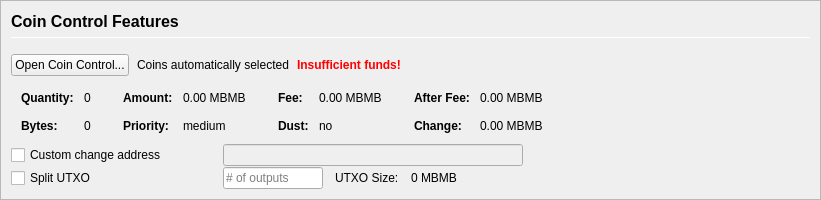
         <widget class="QFrame" name="frameCoinControl">
          <property name="sizePolicy">
           <sizepolicy hsizetype="Expanding" vsizetype="Expanding">
            <horstretch>0</horstretch>
            <verstretch>0</verstretch>
           </sizepolicy>
          </property>
          <property name="maximumSize">
           <size>
            <width>16777215</width>
            <height>16777215</height>
           </size>
          </property>
          <property name="frameShape">
           <enum>QFrame::StyledPanel</enum>
          </property>
          <property name="frameShadow">
           <enum>QFrame::Sunken</enum>
          </property>
          <layout class="QVBoxLayout" name="verticalLayoutCoinControl2">
           <property name="spacing">
            <number>0</number>
           </property>
           <property name="leftMargin">
            <number>0</number>
           </property>
           <property name="topMargin">
            <number>0</number>
           </property>
           <property name="rightMargin">
            <number>0</number>
           </property>
           <property name="bottomMargin">
            <number>0</number>
           </property>
           <item>
            <widget class="QFrame" name="frameCoinControl_BG">
             <layout class="QVBoxLayout" name="verticalLayoutCoinControl" stretch="0,0,0,0,0,0">
              <property name="spacing">
               <number>1</number>
              </property>
              <property name="leftMargin">
               <number>10</number>
              </property>
              <property name="topMargin">
               <number>10</number>
              </property>
              <item>
               <layout class="QHBoxLayout" name="horizontalLayoutCoinControl1">
                <property name="bottomMargin">
                 <number>15</number>
                </property>
                <item>
                 <layout class="QVBoxLayout" name="verticalLayout_3">
                  <property name="spacing">
                   <number>6</number>
                  </property>
                  <item>
                   <widget class="QLabel" name="labelCoinControlFeatures">
                    <property name="sizePolicy">
                     <sizepolicy hsizetype="Preferred" vsizetype="Maximum">
                      <horstretch>0</horstretch>
                      <verstretch>0</verstretch>
                     </sizepolicy>
                    </property>
                    <property name="minimumSize">
                     <size>
                      <width>0</width>
                      <height>20</height>
                     </size>
                    </property>
                    <property name="font">
                     <font>
                      <pointsize>12</pointsize>
                      <weight>75</weight>
                      <bold>true</bold>
                     </font>
                    </property>
                    <property name="styleSheet">
                     <string notr="true">font-weight:bold;</string>
                    </property>
                    <property name="text">
                     <string>Coin Control Features</string>
                    </property>
                   </widget>
                  </item>
                  <item>
                   <widget class="Line" name="line">
                    <property name="minimumSize">
                     <size>
                      <width>0</width>
                      <height>1</height>
                     </size>
                    </property>
                    <property name="maximumSize">
                     <size>
                      <width>16777215</width>
                      <height>1</height>
                     </size>
                    </property>
                    <property name="orientation">
                     <enum>Qt::Horizontal</enum>
                    </property>
                   </widget>
                  </item>
                 </layout>
                </item>
               </layout>
              </item>
              <item>
               <layout class="QHBoxLayout" name="horizontalLayoutCoinControl2" stretch="0,0,0,0">
                <property name="spacing">
                 <number>8</number>
                </property>
                <property name="bottomMargin">
                 <number>10</number>
                </property>
                <item>
                 <widget class="QPushButton" name="pushButtonCoinControl">
                  <property name="styleSheet">
                   <string notr="true"/>
                  </property>
                  <property name="text">
                   <string>Open Coin Control...</string>
                  </property>
                  <property name="autoDefault">
                   <bool>false</bool>
                  </property>
                 </widget>
                </item>
                <item>
                 <widget class="QLabel" name="labelCoinControlAutomaticallySelected">
                  <property name="text">
                   <string>Coins automatically selected</string>
                  </property>
                  <property name="margin">
                   <number>5</number>
                  </property>
                 </widget>
                </item>
                <item>
                 <widget class="QLabel" name="labelCoinControlInsuffFunds">
                  <property name="font">
                   <font>
                    <weight>75</weight>
                    <bold>true</bold>
                   </font>
                  </property>
                  <property name="styleSheet">
                   <string notr="true">color:red;font-weight:bold;</string>
                  </property>
                  <property name="text">
                   <string>Insufficient funds!</string>
                  </property>
                  <property name="margin">
                   <number>5</number>
                  </property>
                 </widget>
                </item>
                <item>
                 <spacer name="horizontalSpacerCoinControl">
                  <property name="orientation">
                   <enum>Qt::Horizontal</enum>
                  </property>
                  <property name="sizeHint" stdset="0">
                   <size>
                    <width>40</width>
                    <height>1</height>
                   </size>
                  </property>
                 </spacer>
                </item>
               </layout>
              </item>
              <item>
               <widget class="QWidget" name="widgetCoinControl" native="true">
                <property name="sizePolicy">
                 <sizepolicy hsizetype="Preferred" vsizetype="Preferred">
                  <horstretch>0</horstretch>
                  <verstretch>0</verstretch>
                 </sizepolicy>
                </property>
                <property name="minimumSize">
                 <size>
                  <width>0</width>
                  <height>0</height>
                 </size>
                </property>
                <property name="styleSheet">
                 <string notr="true"/>
                </property>
                <layout class="QHBoxLayout" name="horizontalLayoutCoinControl5">
                 <property name="leftMargin">
                  <number>0</number>
                 </property>
                 <property name="topMargin">
                  <number>0</number>
                 </property>
                 <property name="rightMargin">
                  <number>0</number>
                 </property>
                 <property name="bottomMargin">
                  <number>0</number>
                 </property>
                 <item>
                  <layout class="QHBoxLayout" name="horizontalLayoutCoinControl3" stretch="0,0,0,1">
                   <property name="spacing">
                    <number>20</number>
                   </property>
                   <property name="topMargin">
                    <number>0</number>
                   </property>
                   <property name="bottomMargin">
                    <number>10</number>
                   </property>
                   <item>
                    <layout class="QFormLayout" name="formLayoutCoinControl1">
                     <property name="horizontalSpacing">
                      <number>10</number>
                     </property>
                     <property name="verticalSpacing">
                      <number>14</number>
                     </property>
                     <property name="leftMargin">
                      <number>10</number>
                     </property>
                     <property name="topMargin">
                      <number>4</number>
                     </property>
                     <property name="rightMargin">
                      <number>6</number>
                     </property>
                     <item row="0" column="0">
                      <widget class="QLabel" name="labelCoinControlQuantityText">
                       <property name="font">
                        <font>
                         <weight>75</weight>
                         <bold>true</bold>
                        </font>
                       </property>
                       <property name="text">
                        <string>Quantity:</string>
                       </property>
                       <property name="margin">
                        <number>0</number>
                       </property>
                      </widget>
                     </item>
                     <item row="0" column="1">
                      <widget class="QLabel" name="labelCoinControlQuantity">
                       <property name="cursor">
                        <cursorShape>IBeamCursor</cursorShape>
                       </property>
                       <property name="contextMenuPolicy">
                        <enum>Qt::ActionsContextMenu</enum>
                       </property>
                       <property name="text">
                        <string notr="true">0</string>
                       </property>
                       <property name="margin">
                        <number>0</number>
                       </property>
                       <property name="textInteractionFlags">
                        <set>Qt::LinksAccessibleByMouse|Qt::TextSelectableByKeyboard|Qt::TextSelectableByMouse</set>
                       </property>
                      </widget>
                     </item>
                     <item row="1" column="0">
                      <widget class="QLabel" name="labelCoinControlBytesText">
                       <property name="font">
                        <font>
                         <weight>75</weight>
                         <bold>true</bold>
                        </font>
                       </property>
                       <property name="text">
                        <string>Bytes:</string>
                       </property>
                      </widget>
                     </item>
                     <item row="1" column="1">
                      <widget class="QLabel" name="labelCoinControlBytes">
                       <property name="cursor">
                        <cursorShape>IBeamCursor</cursorShape>
                       </property>
                       <property name="contextMenuPolicy">
                        <enum>Qt::ActionsContextMenu</enum>
                       </property>
                       <property name="text">
                        <string notr="true">0</string>
                       </property>
                       <property name="textInteractionFlags">
                        <set>Qt::LinksAccessibleByMouse|Qt::TextSelectableByKeyboard|Qt::TextSelectableByMouse</set>
                       </property>
                      </widget>
                     </item>
                    </layout>
                   </item>
                   <item>
                    <layout class="QFormLayout" name="formLayoutCoinControl2">
                     <property name="horizontalSpacing">
                      <number>10</number>
                     </property>
                     <property name="verticalSpacing">
                      <number>14</number>
                     </property>
                     <property name="leftMargin">
                      <number>6</number>
                     </property>
                     <property name="topMargin">
                      <number>4</number>
                     </property>
                     <property name="rightMargin">
                      <number>6</number>
                     </property>
                     <item row="0" column="0">
                      <widget class="QLabel" name="labelCoinControlAmountText">
                       <property name="font">
                        <font>
                         <weight>75</weight>
                         <bold>true</bold>
                        </font>
                       </property>
                       <property name="text">
                        <string>Amount:</string>
                       </property>
                       <property name="margin">
                        <number>0</number>
                       </property>
                      </widget>
                     </item>
                     <item row="0" column="1">
                      <widget class="QLabel" name="labelCoinControlAmount">
                       <property name="cursor">
                        <cursorShape>IBeamCursor</cursorShape>
                       </property>
                       <property name="contextMenuPolicy">
                        <enum>Qt::ActionsContextMenu</enum>
                       </property>
                       <property name="text">
                        <string notr="true">0.00 MBMB</string>
                       </property>
                       <property name="textInteractionFlags">
                        <set>Qt::LinksAccessibleByMouse|Qt::TextSelectableByKeyboard|Qt::TextSelectableByMouse</set>
                       </property>
                      </widget>
                     </item>
                     <item row="1" column="0">
                      <widget class="QLabel" name="labelCoinControlPriorityText">
                       <property name="font">
                        <font>
                         <weight>75</weight>
                         <bold>true</bold>
                        </font>
                       </property>
                       <property name="text">
                        <string>Priority:</string>
                       </property>
                      </widget>
                     </item>
                     <item row="1" column="1">
                      <widget class="QLabel" name="labelCoinControlPriority">
                       <property name="cursor">
                        <cursorShape>IBeamCursor</cursorShape>
                       </property>
                       <property name="contextMenuPolicy">
                        <enum>Qt::ActionsContextMenu</enum>
                       </property>
                       <property name="text">
                        <string>medium</string>
                       </property>
                       <property name="textInteractionFlags">
                        <set>Qt::LinksAccessibleByMouse|Qt::TextSelectableByKeyboard|Qt::TextSelectableByMouse</set>
                       </property>
                      </widget>
                     </item>
                    </layout>
                   </item>
                   <item>
                    <layout class="QFormLayout" name="formLayoutCoinControl3">
                     <property name="horizontalSpacing">
                      <number>10</number>
                     </property>
                     <property name="verticalSpacing">
                      <number>14</number>
                     </property>
                     <property name="leftMargin">
                      <number>6</number>
                     </property>
                     <property name="topMargin">
                      <number>4</number>
                     </property>
                     <property name="rightMargin">
                      <number>6</number>
                     </property>
                     <item row="0" column="0">
                      <widget class="QLabel" name="labelCoinControlFeeText">
                       <property name="font">
                        <font>
                         <weight>75</weight>
                         <bold>true</bold>
                        </font>
                       </property>
                       <property name="text">
                        <string>Fee:</string>
                       </property>
                       <property name="margin">
                        <number>0</number>
                       </property>
                      </widget>
                     </item>
                     <item row="0" column="1">
                      <widget class="QLabel" name="labelCoinControlFee">
                       <property name="cursor">
                        <cursorShape>IBeamCursor</cursorShape>
                       </property>
                       <property name="contextMenuPolicy">
                        <enum>Qt::ActionsContextMenu</enum>
                       </property>
                       <property name="text">
                        <string notr="true">0.00 MBMB</string>
                       </property>
                       <property name="textInteractionFlags">
                        <set>Qt::LinksAccessibleByMouse|Qt::TextSelectableByKeyboard|Qt::TextSelectableByMouse</set>
                       </property>
                      </widget>
                     </item>
                     <item row="1" column="0">
                      <widget class="QLabel" name="labelCoinControlLowOutputText">
                       <property name="font">
                        <font>
                         <weight>75</weight>
                         <bold>true</bold>
                        </font>
                       </property>
                       <property name="text">
                        <string>Dust:</string>
                       </property>
                      </widget>
                     </item>
                     <item row="1" column="1">
                      <widget class="QLabel" name="labelCoinControlLowOutput">
                       <property name="cursor">
                        <cursorShape>IBeamCursor</cursorShape>
                       </property>
                       <property name="contextMenuPolicy">
                        <enum>Qt::ActionsContextMenu</enum>
                       </property>
                       <property name="text">
                        <string>no</string>
                       </property>
                       <property name="textInteractionFlags">
                        <set>Qt::LinksAccessibleByMouse|Qt::TextSelectableByKeyboard|Qt::TextSelectableByMouse</set>
                       </property>
                      </widget>
                     </item>
                    </layout>
                   </item>
                   <item>
                    <layout class="QFormLayout" name="formLayoutCoinControl4">
                     <property name="horizontalSpacing">
                      <number>10</number>
                     </property>
                     <property name="verticalSpacing">
                      <number>14</number>
                     </property>
                     <property name="leftMargin">
                      <number>6</number>
                     </property>
                     <property name="topMargin">
                      <number>4</number>
                     </property>
                     <property name="rightMargin">
                      <number>6</number>
                     </property>
                     <item row="0" column="0">
                      <widget class="QLabel" name="labelCoinControlAfterFeeText">
                       <property name="font">
                        <font>
                         <weight>75</weight>
                         <bold>true</bold>
                        </font>
                       </property>
                       <property name="text">
                        <string>After Fee:</string>
                       </property>
                       <property name="margin">
                        <number>0</number>
                       </property>
                      </widget>
                     </item>
                     <item row="0" column="1">
                      <widget class="QLabel" name="labelCoinControlAfterFee">
                       <property name="cursor">
                        <cursorShape>IBeamCursor</cursorShape>
                       </property>
                       <property name="contextMenuPolicy">
                        <enum>Qt::ActionsContextMenu</enum>
                       </property>
                       <property name="text">
                        <string notr="true">0.00 MBMB</string>
                       </property>
                       <property name="textInteractionFlags">
                        <set>Qt::LinksAccessibleByMouse|Qt::TextSelectableByKeyboard|Qt::TextSelectableByMouse</set>
                       </property>
                      </widget>
                     </item>
                     <item row="1" column="0">
                      <widget class="QLabel" name="labelCoinControlChangeText">
                       <property name="font">
                        <font>
                         <weight>75</weight>
                         <bold>true</bold>
                        </font>
                       </property>
                       <property name="text">
                        <string>Change:</string>
                       </property>
                      </widget>
                     </item>
                     <item row="1" column="1">
                      <widget class="QLabel" name="labelCoinControlChange">
                       <property name="cursor">
                        <cursorShape>IBeamCursor</cursorShape>
                       </property>
                       <property name="contextMenuPolicy">
                        <enum>Qt::ActionsContextMenu</enum>
                       </property>
                       <property name="text">
                        <string notr="true">0.00 MBMB</string>
                       </property>
                       <property name="textInteractionFlags">
                        <set>Qt::LinksAccessibleByMouse|Qt::TextSelectableByKeyboard|Qt::TextSelectableByMouse</set>
                       </property>
                      </widget>
                     </item>
                    </layout>
                   </item>
                  </layout>
                 </item>
                </layout>
               </widget>
              </item>
              <item>
               <layout class="QHBoxLayout" name="horizontalLayoutCoinControl4">
                <property name="spacing">
                 <number>12</number>
                </property>
                <property name="sizeConstraint">
                 <enum>QLayout::SetDefaultConstraint</enum>
                </property>
                <property name="topMargin">
                 <number>0</number>
                </property>
                <property name="rightMargin">
                 <number>0</number>
                </property>
                <item>
                 <widget class="QCheckBox" name="checkBoxCoinControlChange">
                  <property name="sizePolicy">
                   <sizepolicy hsizetype="Preferred" vsizetype="Preferred">
                    <horstretch>0</horstretch>
                    <verstretch>0</verstretch>
                   </sizepolicy>
                  </property>
                  <property name="minimumSize">
                   <size>
                    <width>200</width>
                    <height>0</height>
                   </size>
                  </property>
                  <property name="maximumSize">
                   <size>
                    <width>200</width>
                    <height>16777215</height>
                   </size>
                  </property>
                  <property name="toolTip">
                   <string>If this is activated, but the change address is empty or invalid, change will be sent to a newly generated address.</string>
                  </property>
                  <property name="text">
                   <string>Custom change address</string>
                  </property>
                 </widget>
                </item>
                <item>
                 <widget class="QValidatedLineEdit" name="lineEditCoinControlChange">
                  <property name="enabled">
                   <bool>false</bool>
                  </property>
                  <property name="sizePolicy">
                   <sizepolicy hsizetype="Preferred" vsizetype="Preferred">
                    <horstretch>0</horstretch>
                    <verstretch>0</verstretch>
                   </sizepolicy>
                  </property>
                  <property name="minimumSize">
                   <size>
                    <width>300</width>
                    <height>0</height>
                   </size>
                  </property>
                 </widget>
                </item>
                <item>
                 <widget class="QLabel" name="labelCoinControlChangeLabel">
                  <property name="sizePolicy">
                   <sizepolicy hsizetype="Preferred" vsizetype="Preferred">
                    <horstretch>0</horstretch>
                    <verstretch>0</verstretch>
                   </sizepolicy>
                  </property>
                  <property name="minimumSize">
                   <size>
                    <width>100</width>
                    <height>0</height>
                   </size>
                  </property>
                  <property name="text">
                   <string/>
                  </property>
                  <property name="margin">
                   <number>3</number>
                  </property>
                 </widget>
                </item>
               </layout>
              </item>
              <item>
               <layout class="QHBoxLayout" name="horizontalLayoutCoinControl6">
                <property name="spacing">
                 <number>12</number>
                </property>
                <property name="rightMargin">
                 <number>0</number>
                </property>
                <item>
                 <widget class="QCheckBox" name="splitBlockCheckBox">
                  <property name="sizePolicy">
                   <sizepolicy hsizetype="Preferred" vsizetype="Preferred">
                    <horstretch>0</horstretch>
                    <verstretch>0</verstretch>
                   </sizepolicy>
                  </property>
                  <property name="minimumSize">
                   <size>
                    <width>200</width>
                    <height>0</height>
                   </size>
                  </property>
                  <property name="maximumSize">
                   <size>
                    <width>200</width>
                    <height>16777215</height>
                   </size>
                  </property>
                  <property name="text">
                   <string>Split UTXO</string>
                  </property>
                 </widget>
                </item>
                <item>
                 <widget class="QLineEdit" name="splitBlockLineEdit">
                  <property name="sizePolicy">
                   <sizepolicy hsizetype="Preferred" vsizetype="Preferred">
                    <horstretch>50</horstretch>
                    <verstretch>0</verstretch>
                   </sizepolicy>
                  </property>
                  <property name="minimumSize">
                   <size>
                    <width>100</width>
                    <height>0</height>
                   </size>
                  </property>
                  <property name="maximumSize">
                   <size>
                    <width>100</width>
                    <height>16777215</height>
                   </size>
                  </property>
                  <property name="placeholderText">
                   <string># of outputs</string>
                  </property>
                 </widget>
                </item>
                <item>
                 <widget class="QLabel" name="labelBlockSizeText">
                  <property name="text">
                   <string>UTXO Size:</string>
                  </property>
                 </widget>
                </item>
                <item>
                 <widget class="QLabel" name="labelBlockSize">
                  <property name="text">
                   <string>0 MBMB</string>
                  </property>
                 </widget>
                </item>
                <item>
                 <spacer name="horizontalSpacer_7">
                  <property name="orientation">
                   <enum>Qt::Horizontal</enum>
                  </property>
                  <property name="sizeHint" stdset="0">
                   <size>
                    <width>40</width>
                    <height>20</height>
                   </size>
                  </property>
                 </spacer>
                </item>
               </layout>
              </item>
              <item>
               <spacer name="verticalSpacerCoinControl">
                <property name="orientation">
                 <enum>Qt::Vertical</enum>
                </property>
                <property name="sizeHint" stdset="0">
                 <size>
                  <width>800</width>
                  <height>1</height>
                 </size>
                </property>
               </spacer>
              </item>
             </layout>
            </widget>
           </item>
          </layout>
         </widget>
